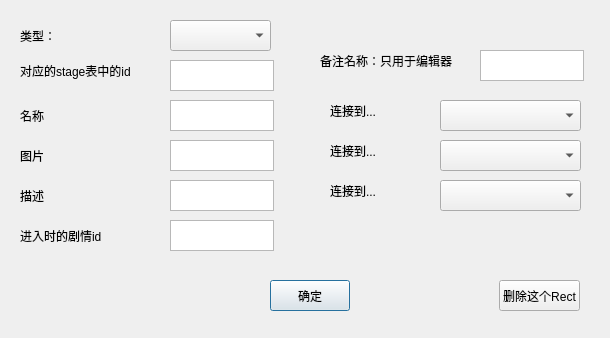
<?xml version="1.0" encoding="UTF-8"?>
<ui version="4.0">
 <class>DlgSetStage</class>
 <widget class="QDialog" name="DlgSetStage">
  <property name="geometry">
   <rect>
    <x>0</x>
    <y>0</y>
    <width>610</width>
    <height>338</height>
   </rect>
  </property>
  <property name="windowTitle">
   <string>Dialog</string>
  </property>
  <widget class="QPushButton" name="pushButton">
   <property name="geometry">
    <rect>
     <x>270</x>
     <y>280</y>
     <width>80</width>
     <height>31</height>
    </rect>
   </property>
   <property name="text">
    <string>确定</string>
   </property>
  </widget>
  <widget class="QLabel" name="label">
   <property name="geometry">
    <rect>
     <x>20</x>
     <y>20</y>
     <width>111</width>
     <height>31</height>
    </rect>
   </property>
   <property name="text">
    <string>类型：</string>
   </property>
  </widget>
  <widget class="QLabel" name="label_2">
   <property name="geometry">
    <rect>
     <x>20</x>
     <y>60</y>
     <width>131</width>
     <height>21</height>
    </rect>
   </property>
   <property name="text">
    <string>对应的stage表中的id</string>
   </property>
  </widget>
  <widget class="QLabel" name="label_3">
   <property name="geometry">
    <rect>
     <x>20</x>
     <y>100</y>
     <width>131</width>
     <height>31</height>
    </rect>
   </property>
   <property name="text">
    <string>名称</string>
   </property>
  </widget>
  <widget class="QLabel" name="label_4">
   <property name="geometry">
    <rect>
     <x>20</x>
     <y>140</y>
     <width>131</width>
     <height>31</height>
    </rect>
   </property>
   <property name="text">
    <string>图片</string>
   </property>
  </widget>
  <widget class="QLabel" name="label_5">
   <property name="geometry">
    <rect>
     <x>20</x>
     <y>180</y>
     <width>91</width>
     <height>31</height>
    </rect>
   </property>
   <property name="text">
    <string>描述</string>
   </property>
  </widget>
  <widget class="QLabel" name="label_6">
   <property name="geometry">
    <rect>
     <x>20</x>
     <y>220</y>
     <width>101</width>
     <height>31</height>
    </rect>
   </property>
   <property name="text">
    <string>进入时的剧情id</string>
   </property>
  </widget>
  <widget class="QTextEdit" name="txt_mappindId">
   <property name="geometry">
    <rect>
     <x>170</x>
     <y>60</y>
     <width>104</width>
     <height>31</height>
    </rect>
   </property>
  </widget>
  <widget class="QTextEdit" name="txt_name">
   <property name="geometry">
    <rect>
     <x>170</x>
     <y>100</y>
     <width>104</width>
     <height>31</height>
    </rect>
   </property>
  </widget>
  <widget class="QTextEdit" name="txt_sprite">
   <property name="geometry">
    <rect>
     <x>170</x>
     <y>140</y>
     <width>104</width>
     <height>31</height>
    </rect>
   </property>
  </widget>
  <widget class="QTextEdit" name="txt_desc">
   <property name="geometry">
    <rect>
     <x>170</x>
     <y>180</y>
     <width>104</width>
     <height>31</height>
    </rect>
   </property>
  </widget>
  <widget class="QTextEdit" name="txt_storyId">
   <property name="geometry">
    <rect>
     <x>170</x>
     <y>220</y>
     <width>104</width>
     <height>31</height>
    </rect>
   </property>
  </widget>
  <widget class="QComboBox" name="cbx_type">
   <property name="geometry">
    <rect>
     <x>170</x>
     <y>20</y>
     <width>101</width>
     <height>31</height>
    </rect>
   </property>
  </widget>
  <widget class="QLabel" name="label_7">
   <property name="geometry">
    <rect>
     <x>330</x>
     <y>100</y>
     <width>71</width>
     <height>21</height>
    </rect>
   </property>
   <property name="text">
    <string>连接到...</string>
   </property>
  </widget>
  <widget class="QComboBox" name="cbx_link_1">
   <property name="geometry">
    <rect>
     <x>440</x>
     <y>100</y>
     <width>141</width>
     <height>31</height>
    </rect>
   </property>
  </widget>
  <widget class="QLabel" name="label_8">
   <property name="geometry">
    <rect>
     <x>330</x>
     <y>140</y>
     <width>71</width>
     <height>21</height>
    </rect>
   </property>
   <property name="text">
    <string>连接到...</string>
   </property>
  </widget>
  <widget class="QComboBox" name="cbx_link_2">
   <property name="geometry">
    <rect>
     <x>440</x>
     <y>140</y>
     <width>141</width>
     <height>31</height>
    </rect>
   </property>
  </widget>
  <widget class="QLabel" name="label_9">
   <property name="geometry">
    <rect>
     <x>330</x>
     <y>180</y>
     <width>71</width>
     <height>21</height>
    </rect>
   </property>
   <property name="text">
    <string>连接到...</string>
   </property>
  </widget>
  <widget class="QComboBox" name="cbx_link_3">
   <property name="geometry">
    <rect>
     <x>440</x>
     <y>180</y>
     <width>141</width>
     <height>31</height>
    </rect>
   </property>
  </widget>
  <widget class="QLabel" name="label_10">
   <property name="geometry">
    <rect>
     <x>320</x>
     <y>50</y>
     <width>171</width>
     <height>21</height>
    </rect>
   </property>
   <property name="text">
    <string>备注名称：只用于编辑器</string>
   </property>
  </widget>
  <widget class="QTextEdit" name="txt_remark">
   <property name="geometry">
    <rect>
     <x>480</x>
     <y>50</y>
     <width>104</width>
     <height>31</height>
    </rect>
   </property>
  </widget>
  <widget class="QPushButton" name="pushButton_2">
   <property name="geometry">
    <rect>
     <x>499</x>
     <y>280</y>
     <width>81</width>
     <height>31</height>
    </rect>
   </property>
   <property name="text">
    <string>删除这个Rect</string>
   </property>
  </widget>
 </widget>
 <resources/>
 <connections/>
</ui>
